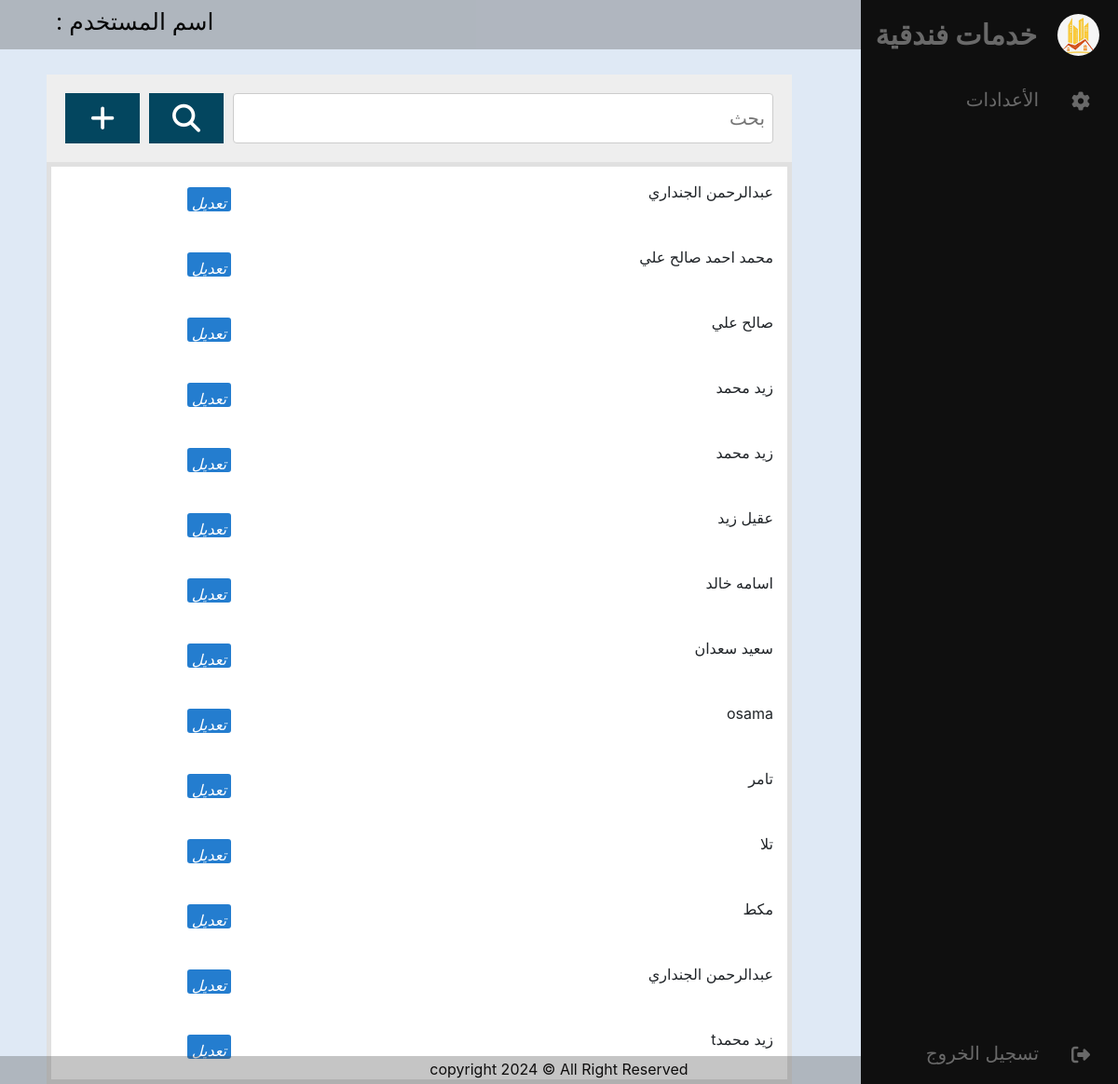
Page /clint on the committed database.
### system/models.py (models this page shows, shortened)
class Customers(models.Model):
     cus_name = models.CharField(max_length=50,null=False,verbose_name='اسم العميل')
     cus_card_id = models.IntegerField(null=False,verbose_name='رقم البطاقه')
     cus_phone_number = models.IntegerField(null=False,verbose_name='رقم التلفون')
     cus_address = models.CharField(max_length=20,null=True,verbose_name='العنوان')
     cus_age = models.IntegerField(null=True,verbose_name='العمر')
     cus_gender = models.CharField(max_length=10,null=True,verbose_name='الجنس')
     cus_add_datetime = models.DateTimeField(default=datetime.now,verbose_name='تاريخ ووقت الأضافه')
     user = models.ForeignKey(User, on_delete=models.CASCADE,verbose_name='المستخدم')
     class Meta:
         verbose_name_plural = 'العملاء'
         verbose_name = 'عميل'

### system/views.py (the view)
# urls.py: path('clint',views.client, name='client'),
def client(request):
    user = request.user
    group = user.groups.all()
    custo_mers = {
        'custo': Customers.objects.all(),
        'gr':group,
        'u':user,
    }
    return render(request, 'pages/client/client.html', custo_mers)

### templates/pages/client/client.html
{% extends 'base.html' %}
{% block content%}
  <div class="cli-container">
    <div class="repos">
      <input type="text" placeholder="بحث" id="searchbox">
      <span class="cli-btn"><i class="fas fa-search"></i></span>
      <span class="cli-btn"><a href="{% url 'clientdata' %}"><i class="fas fa-add"></i></a></span>
    </div>
  <div class="data" id="customer">
  {% for cus in custo %}
    <div class="cusname" style="align-items: center;" id="cusname" title="cusname">
      <p class="p_cli" style="position: static;"> {{cus.cus_name}} </p>
      <div class="left_clt" style="position: absolute; right: 950px;  background-color: #247dcf; padding: 5px;border-radius: 5px;">
        <a href="{% url 'apdateclientdataa' cus.id %}">
          <i name="apdate" method="POST">تعديل</i>
        </a>
      </div>
    </div>
  {% endfor %}
  </div>
 </div>
 {% endblock %}

### hotel_system/static/css/style.css (style rules this page uses)
* { margin: 0; padding: 0; text-decoration: none; }
body { background: #dfe9f5; direction: rtl; }
.cli-btn a { color: white; }
.cli-container { direction: rtl; width: 800px; background-color: #f6f6f6; margin: auto; margin-top: 80px; margin-right: 350px; }
.repos { padding: 20px; display: flex; background-color: #EEE; }
.repos input { width: 100%; padding: 15px 20px; border: none; font-size: 20px; height: 54px; }
.cli-btn { width: 80px; margin-right: 10px; height: 54px; background-color: #03465f; color: #FFF; line-height: 54px; text-align: center; font-weight: bold; font-size: 30px; cursor: pointer; }
.data { padding: 5px; background-color: #e0e0e0; }
.cusname { background-color: #FFF; padding: 15px; display: flex; }
.left_clt { background-color: #247dcf; color: white; border-radius: 5px; text-align: center; height: 30px; padding: 5px; cursor: pointer; display: flex; border-color: white; border-width: 2px; border-style: double; }
a { color: white; text-decoration: none; }
a { color: white; }
input[type="text"] { flex: 1; width: calc(100% - 5%); padding: 8px; border: 1px solid #ccc; border-radius: 4px; box-sizing: border-box; }

### rows in the picture
Customers: cus_name "عبدالرحمن الجنداري"
Customers: cus_name "محمد احمد صالح علي"
Customers: cus_name "صالح علي"
Customers: cus_name "زيد محمد"
Customers: cus_name "زيد محمد"
Customers: cus_name "عقيل زيد"
Customers: cus_name "اسامه خالد"
Customers: cus_name "سعيد سعدان"
Customers: cus_name "osama"
Customers: cus_name "تامر"
Customers: cus_name "تلا"
Customers: cus_name "مكط"
Customers: cus_name "عبدالرحمن الجنداري"
Customers: cus_name "زيد محمدt"
